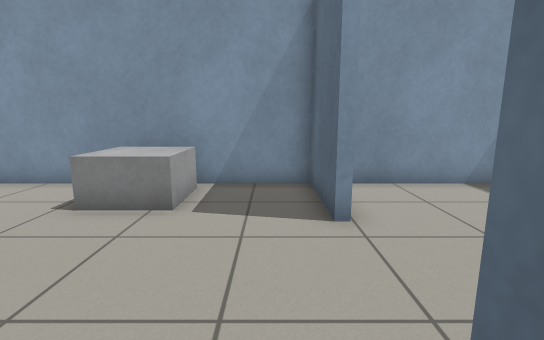
view 1 (above)

16 first-person views from a walk through a Gazebo world. The camera is 0.94 m above the floor, tilts 10° down and sees 85° across. The floor is counted in squares, 0.5 m on a side. Each view is taken from the middle of a square. On the plan, view 1 faces up. The plan holds only what a view shows up to about 16 squares ahead; the rest is blank.

view 2
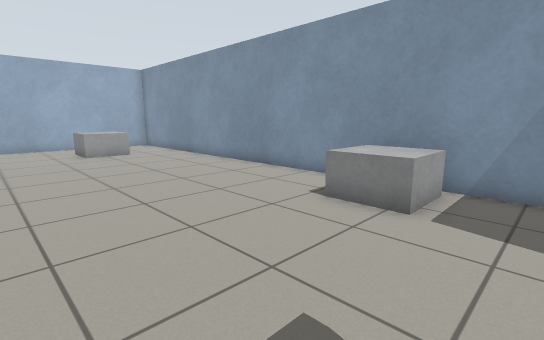

view 3
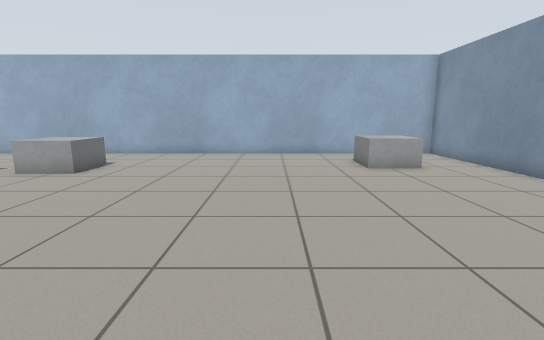

view 4
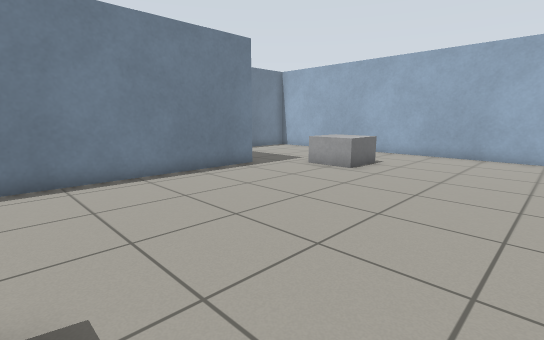

view 5
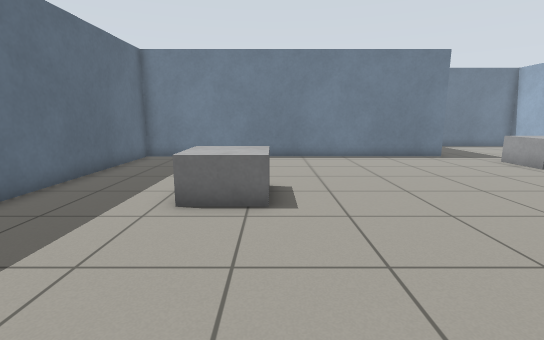

view 6
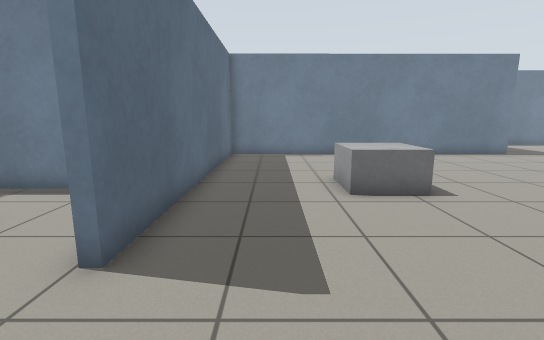

view 7
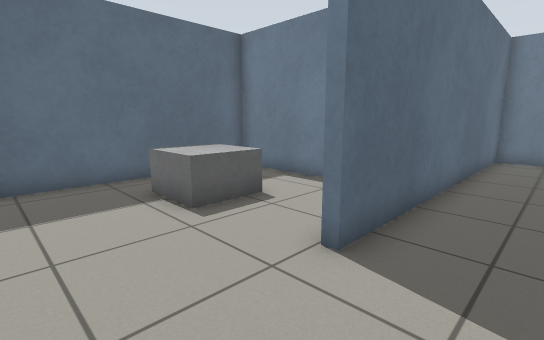

view 8
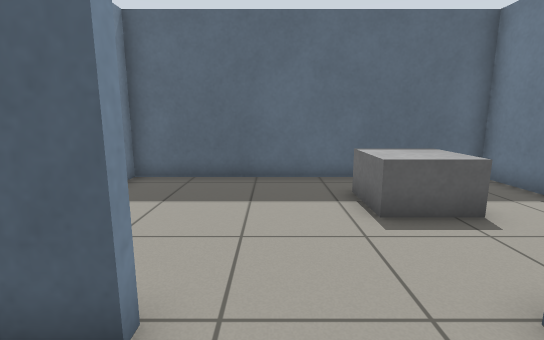

view 9
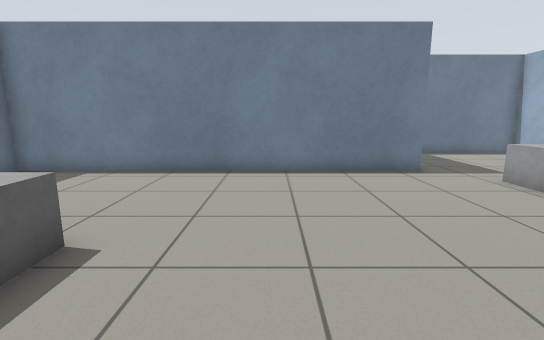

view 10
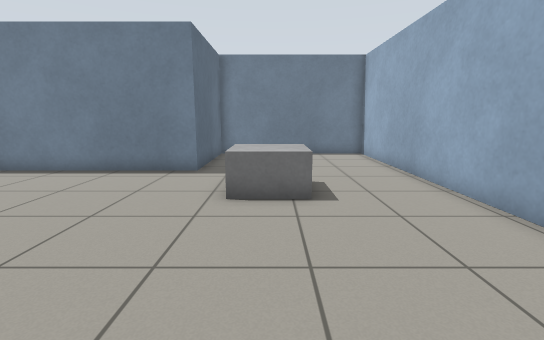

view 11
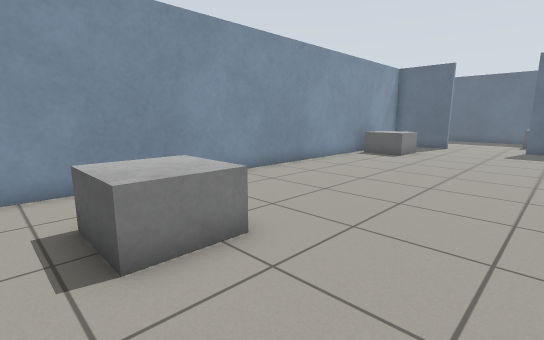

view 12
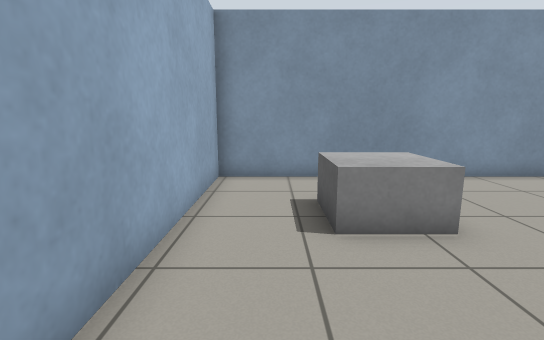

view 13
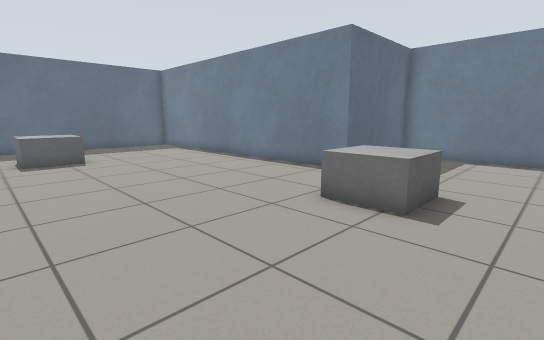

view 14
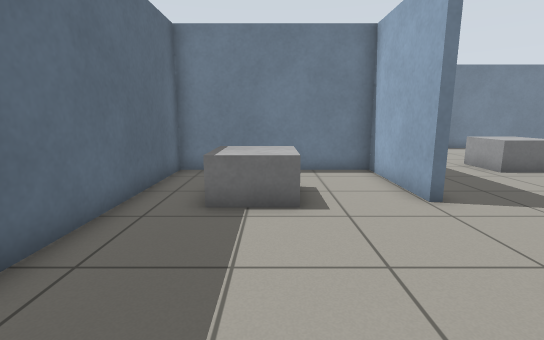

view 15
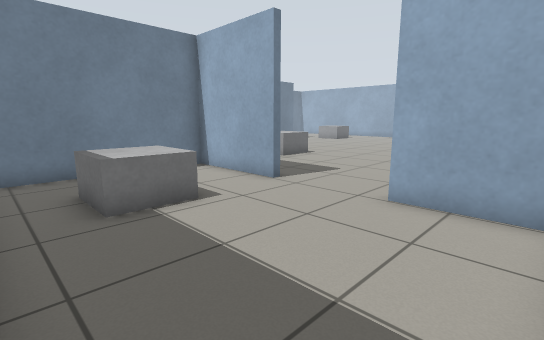

view 16
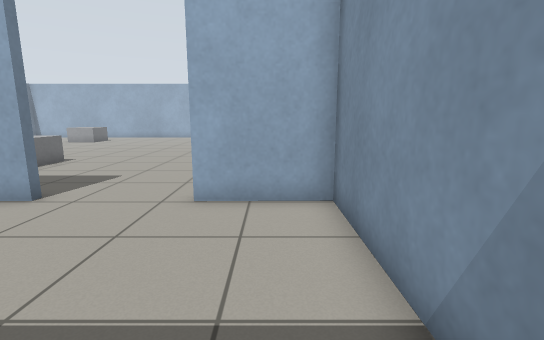

### Floor plan
Ten units are one square. View 1 is at (0, 0); x grows to the right and y downward. Boxes are objects, and circles mark ways between rooms. Rooms are numbered by the first view taken in them; rooms with no view inside come last. Other rooms are left out.
<svg viewBox="-212 -90 300 252">
<path fill="none" stroke="#000" d="M11 -52 11 -84 -207 -84 -207 157 -133 157 -133 105 12 105 11 -16M15 -16 15 27 83 27 83 -84 14 -84 14 -52 11 -52"/>
<rect x="-185" y="-55" width="30" height="20" fill="#bbb"><title>grey box</title></rect>
<rect x="-175" y="65" width="30" height="20" fill="#bbb"><title>grey box</title></rect>
<rect x="-55" y="15" width="30" height="30" fill="#bbb"><title>grey box</title></rect>
<rect x="-45" y="-85" width="30" height="30" fill="#bbb"><title>grey box</title></rect>
<rect x="45" y="-25" width="20" height="30" fill="#bbb"><title>grey box</title></rect>
<circle cx="10" cy="-35" r="3" fill="#2a7"/>
<text x="-110" y="20">1</text>
<text x="50" y="-30">2</text>
</svg>
Room 1 opens to room 2.

Where each view was taken, in squares from view 1:
view 1: 0 up, 0 right, facing up
view 2: 0 up, 0 right, facing up-left
view 3: 0 up, 5 left, facing left
view 4: 1 down, 5 left, facing down-left
view 5: 4 up, 5 left, facing down
view 6: 5 up, 1 left, facing down
view 7: 5 up, 1 left, facing down-right
view 8: 4 up, 1 left, facing right
view 9: 0 up, 8 left, facing down
view 10: 0 up, 16 left, facing down
view 11: 0 up, 19 left, facing up-right
view 12: 1 down, 19 left, facing up
view 13: 1 down, 19 left, facing down-right
view 14: 8 up, 5 right, facing down
view 15: 8 up, 8 right, facing down-left
view 16: 7 up, 8 right, facing left
